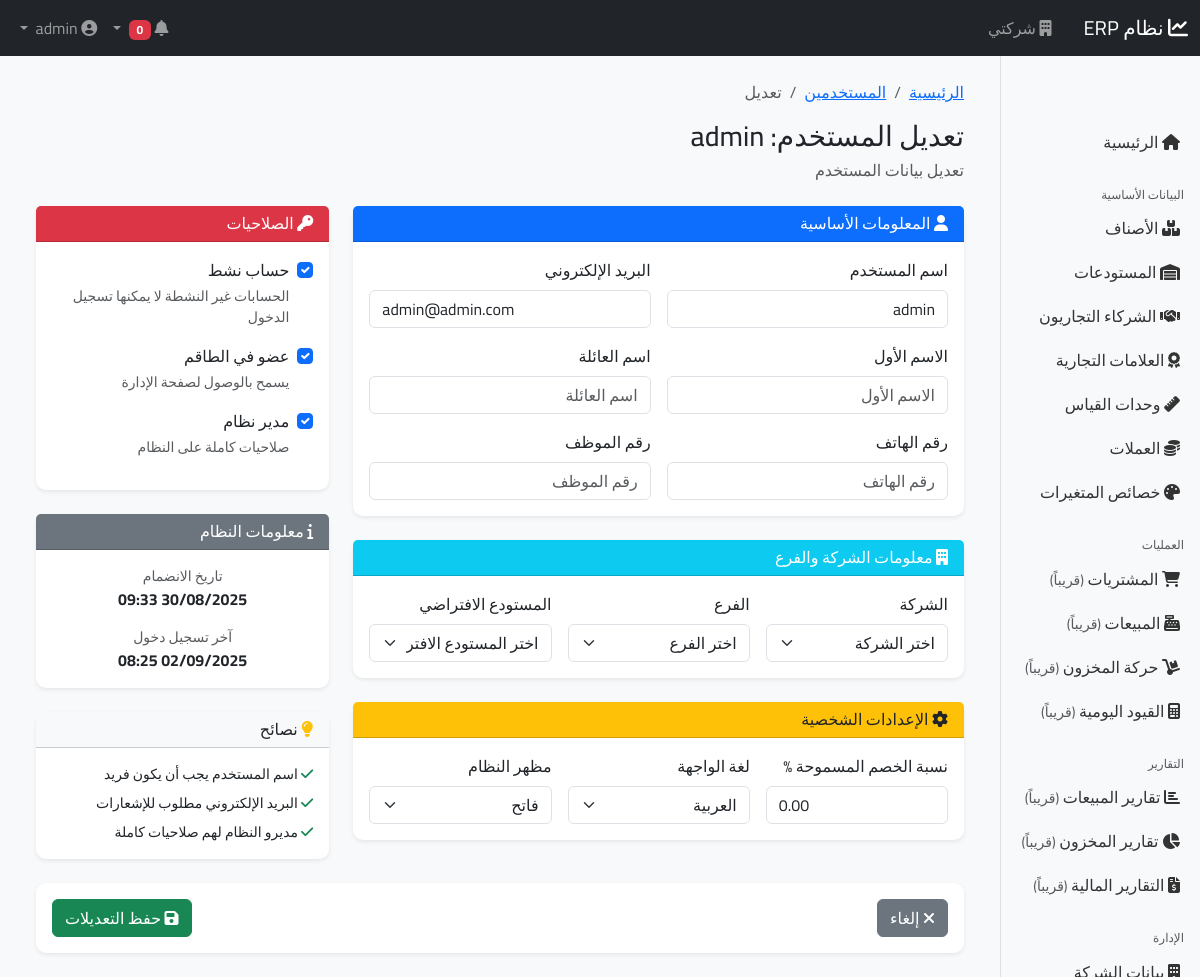
The app's page /users/1/update/ (signed in), older data.
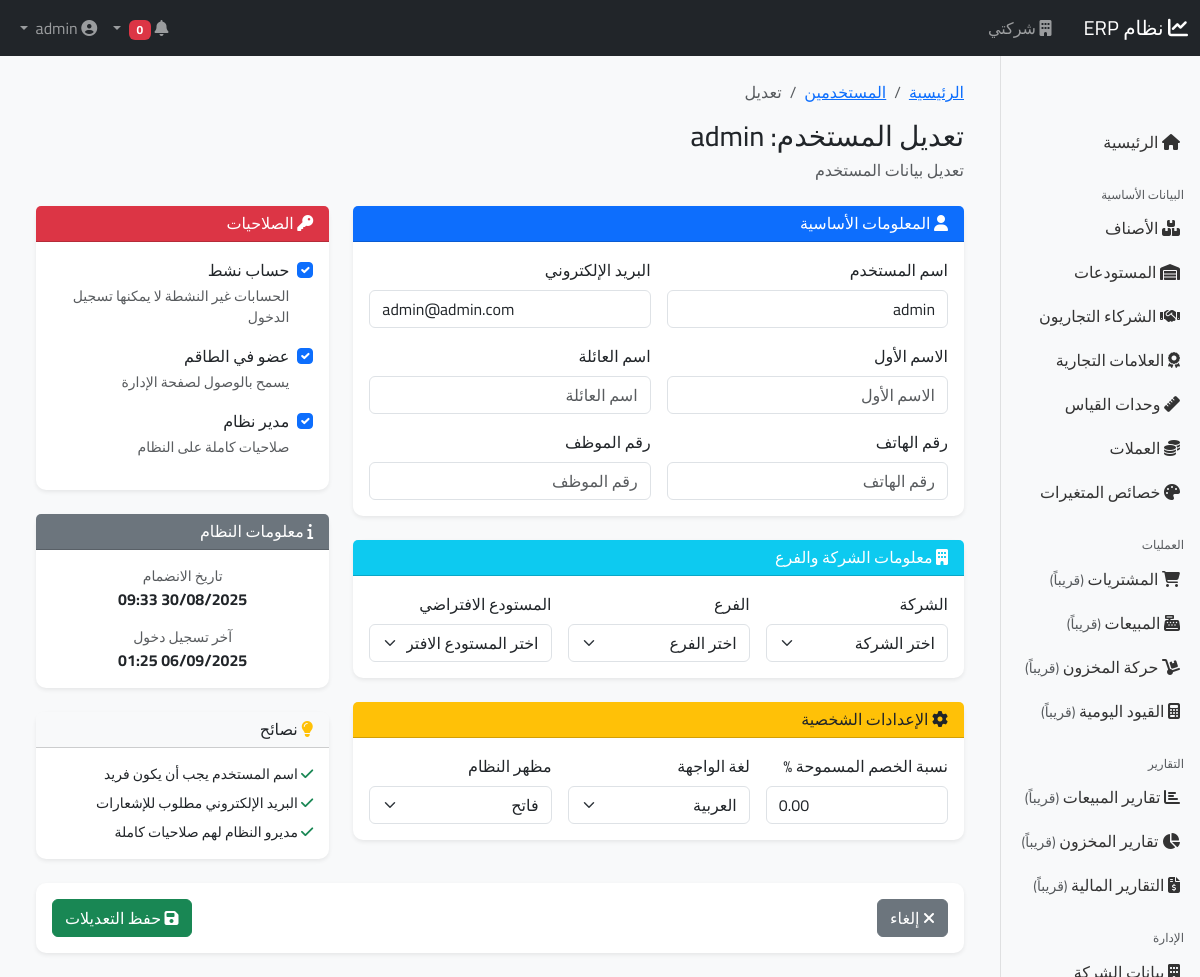
The same page, newer data.
### apps/core/models.py (models this page shows, shortened)
class User(AbstractUser):
    phone = models.CharField(_('رقم الهاتف'), max_length=20, blank=True)
    emp_number = models.CharField(_('رقم الموظف'), max_length=20, blank=True, unique=True, null=True)
    company = models.ForeignKey(Company, on_delete=models.PROTECT, verbose_name=_('الشركة'), null=True, blank=True)
    branch = models.ForeignKey(Branch, on_delete=models.PROTECT, verbose_name=_('الفرع'), null=True, blank=True)
    default_warehouse = models.ForeignKey(Warehouse, on_delete=models.SET_NULL, null=True, blank=True,
                                          verbose_name=_('المستودع الافتراضي'), related_name='default_users')
    max_discount_percentage = models.DecimalField(_('نسبة الخصم المسموحة'), max_digits=5, decimal_places=2, default=0)
    signature = models.ImageField(_('التوقيع'), upload_to='signatures/', blank=True)
    ui_language = models.CharField(_('لغة الواجهة'), max_length=5, choices=[('ar', _('العربية')), ('en', _('English'))],
                                   default='ar')
    theme = models.CharField(_('المظهر'), max_length=20,
                             choices=[('light', _('فاتح')), ('dark', _('داكن')), ('auto', _('تلقائي'))],
                             default='light')
    is_active = models.BooleanField(_('نشط'), default=True)
    created_at = models.DateTimeField(auto_now_add=True)
    updated_at = models.DateTimeField(auto_now=True)
    class Meta:
        verbose_name = _('مستخدم')
        verbose_name_plural = _('المستخدمون')
    def can_access_branch(self, branch):
        if self.is_superuser:
            return True

### apps/core/views/user_views.py (the view, shortened to what this page needs)
# urls.py: path('users/<int:pk>/update/', views.UserUpdateView.as_view(), name='user_update'),
class UserUpdateView(LoginRequiredMixin, PermissionRequiredMixin, UserMixin, AuditLogMixin, UpdateView):
    model = User
    form_class = UserUpdateForm
    template_name = 'core/users/user_form.html'
    permission_required = 'auth.change_user'
    success_url = reverse_lazy('core:user_list')
    def get_form_kwargs(self):
        kwargs = super().get_form_kwargs()
        kwargs['request'] = self.request
        return kwargs
    def get_context_data(self, **kwargs):
        context = super().get_context_data(**kwargs)
        context.update({
            'title': _('تعديل المستخدم: %(name)s') % {'name': self.object.get_full_name() or self.object.username},
            'breadcrumbs': [
                {'title': _('الرئيسية'), 'url': reverse('core:dashboard')},
                {'title': _('المستخدمين'), 'url': reverse('core:user_list')},
                {'title': _('تعديل'), 'url': ''}
            ],
            'submit_text': _('حفظ التعديلات'),
            'cancel_url': reverse('core:user_list'),
            'is_update': True,
        })
        return context

### apps/core/context_processors.py (called while the page is built)
def system_settings(request):
    return {
        'SYSTEM_NAME': 'نظام ERP',
        'SYSTEM_VERSION': '1.0.0',
        'COMPANY_NAME': request.current_company.name if hasattr(request, 'current_company') and request.current_company else '',
        'BRANCH_NAME': request.current_branch.name if hasattr(request, 'current_branch') and request.current_branch else '',
        'CURRENCY': 'د.أ',  # الدينار الأردني
    }

### apps/core/mixins.py (called while the page is built)
    def get_queryset(self):
        queryset = super().get_queryset()
        user = self.request.user
        if user.is_superuser:
            return queryset
        if hasattr(user, 'company') and user.company:
            return queryset.filter(company=user.company)
        return queryset.filter(pk=user.pk)  # المستخدم يرى نفسه فقط

### apps/core/models.py (called while the page is built)
    def __str__(self):
        return self.name

### apps/core/templates/core/users/user_form.html (shortened to what the changed rows need)
{% extends 'base/base.html' %}
{% load i18n static widget_tweaks %}
{% block content %}
<div class="container-fluid py-4">
    <div class="d-flex justify-content-between align-items-center mb-4">
        <div>
            <h1 class="h3 mb-1">{{ title }}</h1>
        </div>
    </div>
    <form method="post" class="needs-validation" novalidate>
        <div class="row">
            <div class="col-lg-8">
                <div class="card shadow-sm mb-4">
                    <div class="card-body">
                        <div class="row g-3">
                            <div class="col-md-6">
                                <label class="form-label required">{% trans "اسم المستخدم" %}</label>
                                {{ form.username|add_class:"form-control" }}
                            </div>
                            <div class="col-md-6">
                                <label class="form-label required">{% trans "البريد الإلكتروني" %}</label>
                                {{ form.email|add_class:"form-control" }}
                            </div>
                            <div class="col-md-6">
                                <label class="form-label required">{% trans "الاسم الأول" %}</label>
                                {{ form.first_name|add_class:"form-control" }}
                            </div>
                            <div class="col-md-6">
                                <label class="form-label required">{% trans "اسم العائلة" %}</label>
                                {{ form.last_name|add_class:"form-control" }}
                            </div>
                            <div class="col-md-6">
                                <label class="form-label">{% trans "رقم الهاتف" %}</label>
                                {{ form.phone|add_class:"form-control" }}
                            </div>
                            <div class="col-md-6">
                                <label class="form-label">{% trans "رقم الموظف" %}</label>
                                {{ form.emp_number|add_class:"form-control" }}
                            </div>
                        </div>
                    </div>
                </div>
                <div class="card shadow-sm mb-4">
                    <div class="card-body">
                        <div class="row g-3">
                            <div class="col-md-4">
                                <label class="form-label">{% trans "الشركة" %}</label>
                                {{ form.company|add_class:"form-select" }}
                            </div>
                            <div class="col-md-4">
                                <label class="form-label">{% trans "الفرع" %}</label>
                                {{ form.branch|add_class:"form-select" }}
                            </div>
                            <div class="col-md-4">
                                <label class="form-label">{% trans "المستودع الافتراضي" %}</label>
                                {{ form.default_warehouse|add_class:"form-select" }}
                            </div>
                        </div>
                    </div>
                </div>
                <div class="card shadow-sm mb-4">
                    <div class="card-body">
                        <div class="row g-3">
                            <div class="col-md-4">
                                <label class="form-label">{% trans "نسبة الخصم المسموحة %" %}</label>
                                {{ form.max_discount_percentage|add_class:"form-control" }}
                            </div>
                            <div class="col-md-4">
                                <label class="form-label">{% trans "لغة الواجهة" %}</label>
                                {{ form.ui_language|add_class:"form-select" }}
                            </div>
                            <div class="col-md-4">
                                <label class="form-label">{% trans "مظهر النظام" %}</label>
                                {{ form.theme|add_class:"form-select" }}
                            </div>
                        </div>
                    </div>
                </div>
            </div>
            <div class="col-lg-4">
                <div class="card shadow-sm mb-4">
                    <div class="card-body">
                        <div class="form-check mb-3">
                            {{ form.is_active|add_class:"form-check-input" }}
                            <label class="form-check-label" for="{{ form.is_active.id_for_label }}">
                                {% trans "حساب نشط" %}
                            </label>
                            <small class="form-text text-muted d-block">
                                {% trans "الحسابات غير النشطة لا يمكنها تسجيل الدخول" %}
                            </small>
                        </div>
                        <div class="form-check mb-3">
                            {{ form.is_staff|add_class:"form-check-input" }}
                            <label class="form-check-label" for="{{ form.is_staff.id_for_label }}">
                                {% trans "عضو في الطاقم" %}
                            </label>
                            <small class="form-text text-muted d-block">
                                {% trans "يسمح بالوصول لصفحة الإدارة" %}
                            </small>
                        </div>
                        <div class="form-check mb-3">
                            {{ form.is_superuser|add_class:"form-check-input" }}
                            <label class="form-check-label" for="{{ form.is_superuser.id_for_label }}">
                                {% trans "مدير نظام" %}
                            </label>
                            <small class="form-text text-muted d-block">
                                {% trans "صلاحيات كاملة على النظام" %}
                            </small>
                        </div>
                    </div>
                </div>
                {% if is_update and form.instance %}
                <div class="card shadow-sm mb-4">
                    <div class="card-header bg-secondary text-white">
                        <h6 class="card-title mb-0">
                            <i class="fas fa-info"></i> {% trans "معلومات النظام" %}
                        </h6>
                    </div>
                    <div class="card-body">
                        <div class="row g-3">
                            <div class="col-12 text-center">
                                <small class="text-muted d-block">{% trans "تاريخ الانضمام" %}</small>
                                <strong>{{ form.instance.date_joined|date:"d/m/Y H:i" }}</strong>
                            </div>
                            <div class="col-12 text-center">
                                <small class="text-muted d-block">{% trans "آخر تسجيل دخول" %}</small>
                                <strong>
                                    {% if form.instance.last_login %}
                                        {{ form.instance.last_login|date:"d/m/Y H:i" }}
                                    {% else %}
                                        {% trans "لم يسجل دخول بعد" %}
                                    {% endif %}
                                </strong>
                            </div>
                        </div>
                    </div>
                </div>
                {% endif %}
            </div>
        </div>
    </form>
</div>
{% endblock %}

Row changes from the older to the newer data that the page shows:
changed User "admin": instance.last_login "02/09/2025 08:25" → "06/09/2025 01:25"
